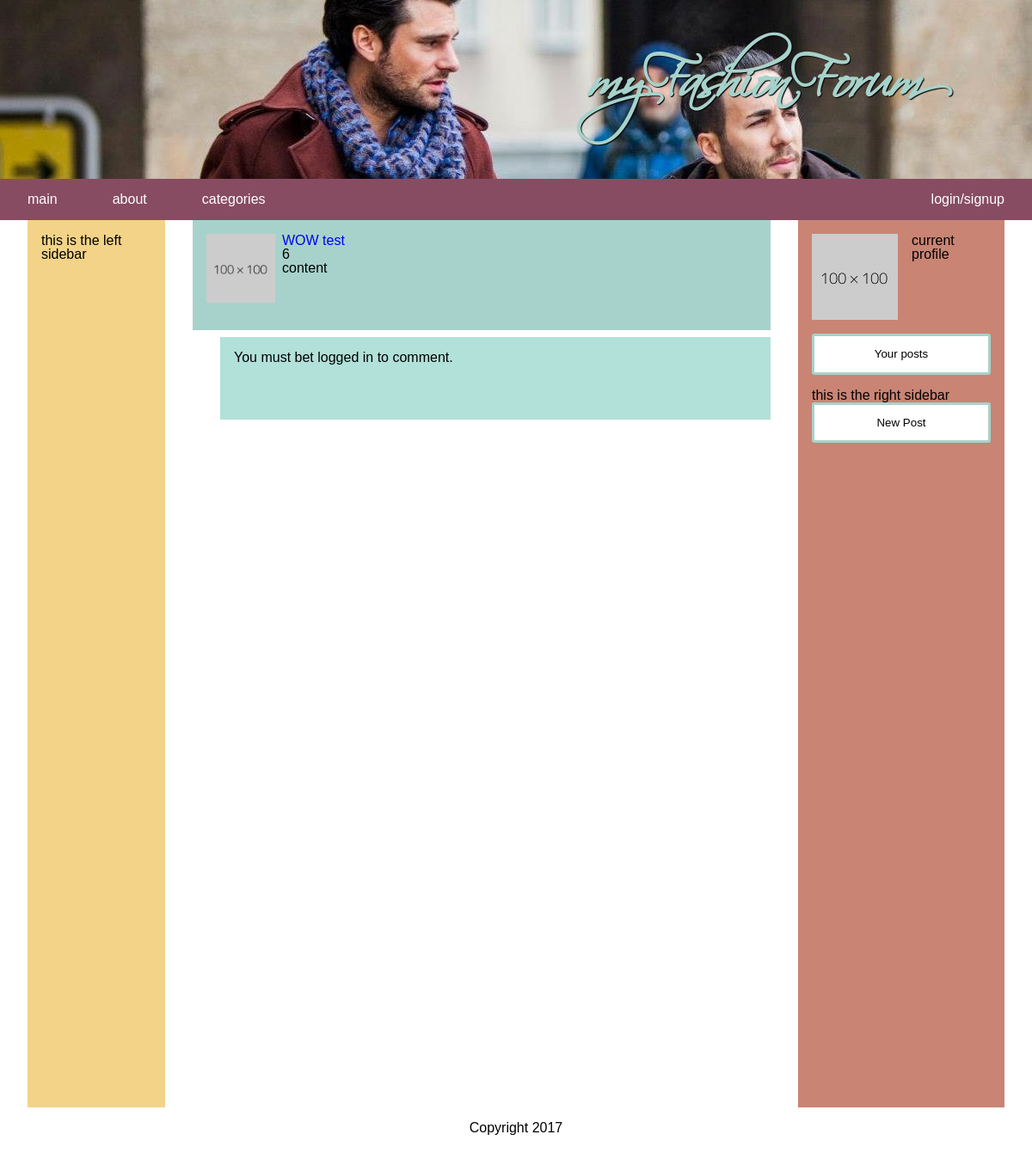
Page /post.php?pid=3 on the committed database.
### tables this page shows
create table Posts(
    pid int auto_increment,
    title varchar(500),
    text varchar(500),
    link varchar(500),
    score int,
    uid int,
    catId int,
    primary key (pid),
    foreign key (uid) references Users(uid) on update cascade on delete no action,
    foreign key (catId) references Categories(catId) on update cascade on delete no action
);

### connection.php (called while the page is built)
<?php
$host = "cosc360.ok.ubc.ca";
$database = "db_47686143";
$user = "47686143";
$password = "47686143";
$conn = new mysqli($host, $user, $password, $database);
$error = $conn->connect_error;

### loggedIn.php (called while the page is built, shortened)
<?php
$loggedIn = false;
?>

### post.php (the view, shortened to what this page needs)
<?php
require 'navbar.php';
?>
<main>
    <div id="left">
        <p>this is the left sidebar</p>
    </div>
    <div id="right">
        <div id="profile-box">
            <img src="images/placeholder.png">
            <p>current profile</p>
            <button class="big-buttons loginBtn">Your posts</button>
        </div>
        <p>this is the right sidebar</p>
        <a href="newpost.php">
            <button class="big-buttons">New Post</button>
        </a>
    </div>
    <div id="center-container">
        <?php
        $post = [];
        if (!isset($_GET['pid'])) {
            echo "<a href=\"home.php\">No post selected!</a>";
        } else {
            if ($error != null) {
                $output = "<p>Unable to connect to database!</p>";
                exit($output);
            } else {
                $stmt = $conn->prepare("SELECT pid, title, text, link, score FROM Posts WHERE pid = ?;");
                $stmt->bind_param("i", $_GET['pid']);
                $stmt->execute();
                $stmt->bind_result($pid, $title, $text, $link, $score);
                if ($stmt->fetch()) {
                    $post = [
                        'pid' => $pid,
                        'title' => $title,
                        'text' => $text,
                        'link' => $link,
                        'score' => $score
                    ];
                    echo "<article><img src=\"images/placeholder.png\">
                            <a href=\"http://" . $post['link'] . "\"><p>" .
                        $post['title'] .
                        "</p></a>" .
                        $post['score'] .
                        "<p>" . $post['text'] . "</p>" .
                        "</article>";
                } else {
                    echo "<a href=\"home.php\">Post not available</a>";
                }
            }
        }
        ?>
        <div class="comment">
            <?php if ($loggedIn){
                $_SESSION['pid'] = $post['pid'];
                ?>
            <form action="leaveComment.php" method="post">
            <fieldset>Leave a comment</fieldset>
            <textarea name="text"></textarea>
            <input type="submit">
            </form>
            <?php } else {
                echo "<p>You must bet logged in to comment.</p>";
            }
            ?>
        </div>
    </div>
</main>
<footer>
    <p>Copyright 2017</p>
</footer>
</body>
</html>

### css/stylesheet.css (style rules this page uses)
body { min-width: 30em; font-family: "Berlin Sans FB", Verdana, sans-serif; }
footer { padding: 3em; text-align: center; }
#left { height: 100%; width: 8em; float: left; background-color: #F2D388; padding: 1em; }
#right { padding: 1em; float: right; width: 13em; height: 100%; background-color: #C98474; }
#profile-box { min-height: 6em; width: 100%; margin-right: 1em; margin-bottom: 1em; }
div div img { margin-right: 1em; margin-bottom: 1em; float:left; }
#center-container { min-width: 8em; height: 100%; margin-left: 12em; margin-right: 17em; }
main { min-width: 32em; margin-top: 3em; margin-left: 2em; margin-right: 2em; height: 1000px; }
article { padding: 1em; min-height: 6em; width: auto; min-width: 15em; margin-top: 0.5em; background-color: #A7D2CB; }
article img { float: left; width: 5em; height: 5em; margin-right: 0.5em; margin-bottom: 0.5em; }
article a { text-decoration: none; }
.comment { min-width: 5em; margin-left: 2em; min-height: 4em; background-color: #b2e1d9; margin-top: 0.5em; padding: 1em; }
.big-buttons { font-family: inherit; padding: 1em; width: 100%; background-color: white; border: 3px solid #A7D2CB; border-radius: 3px; color: black; }

### rows in the picture
posts: title "WOW test", score "6", text "content"
